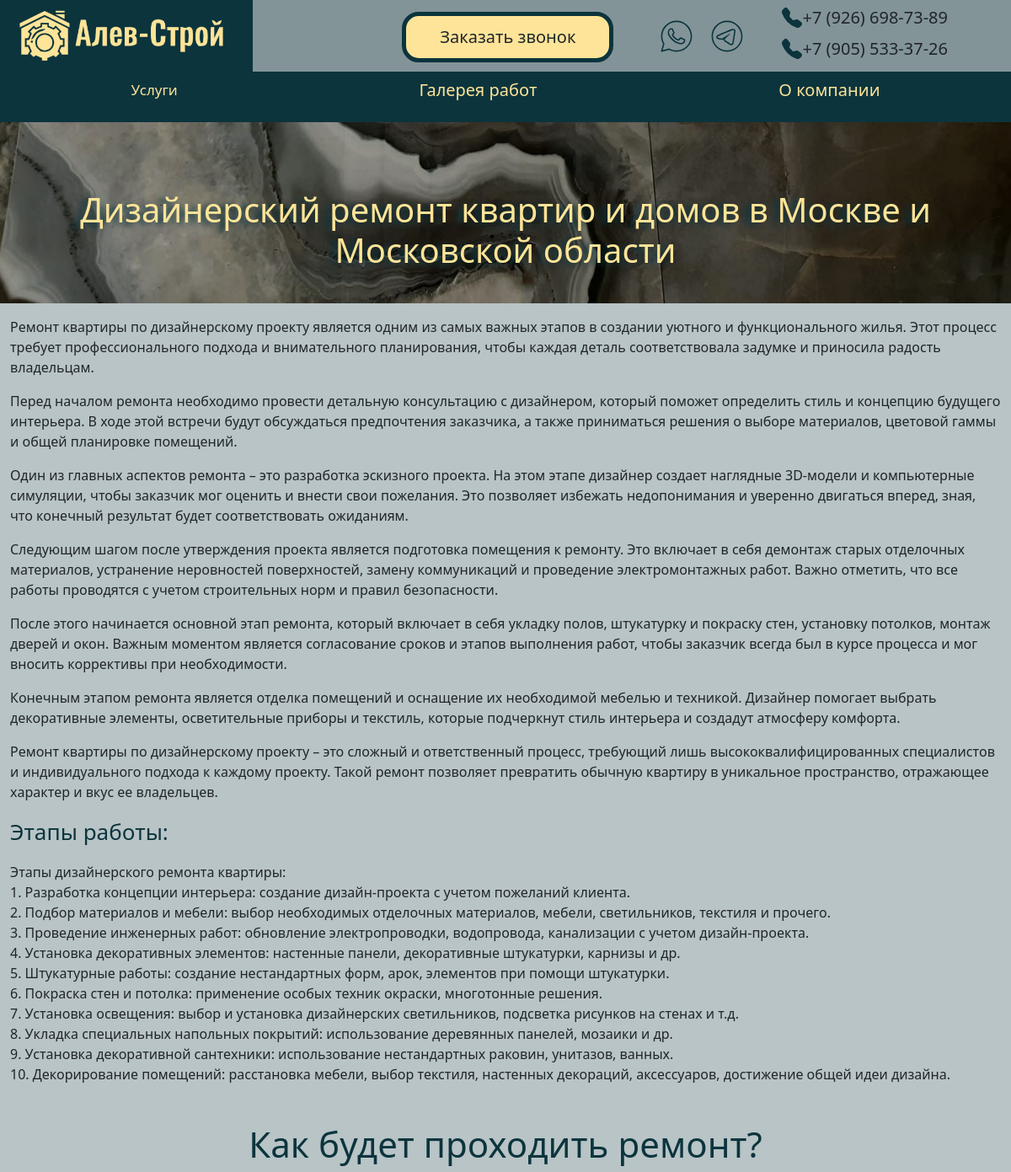
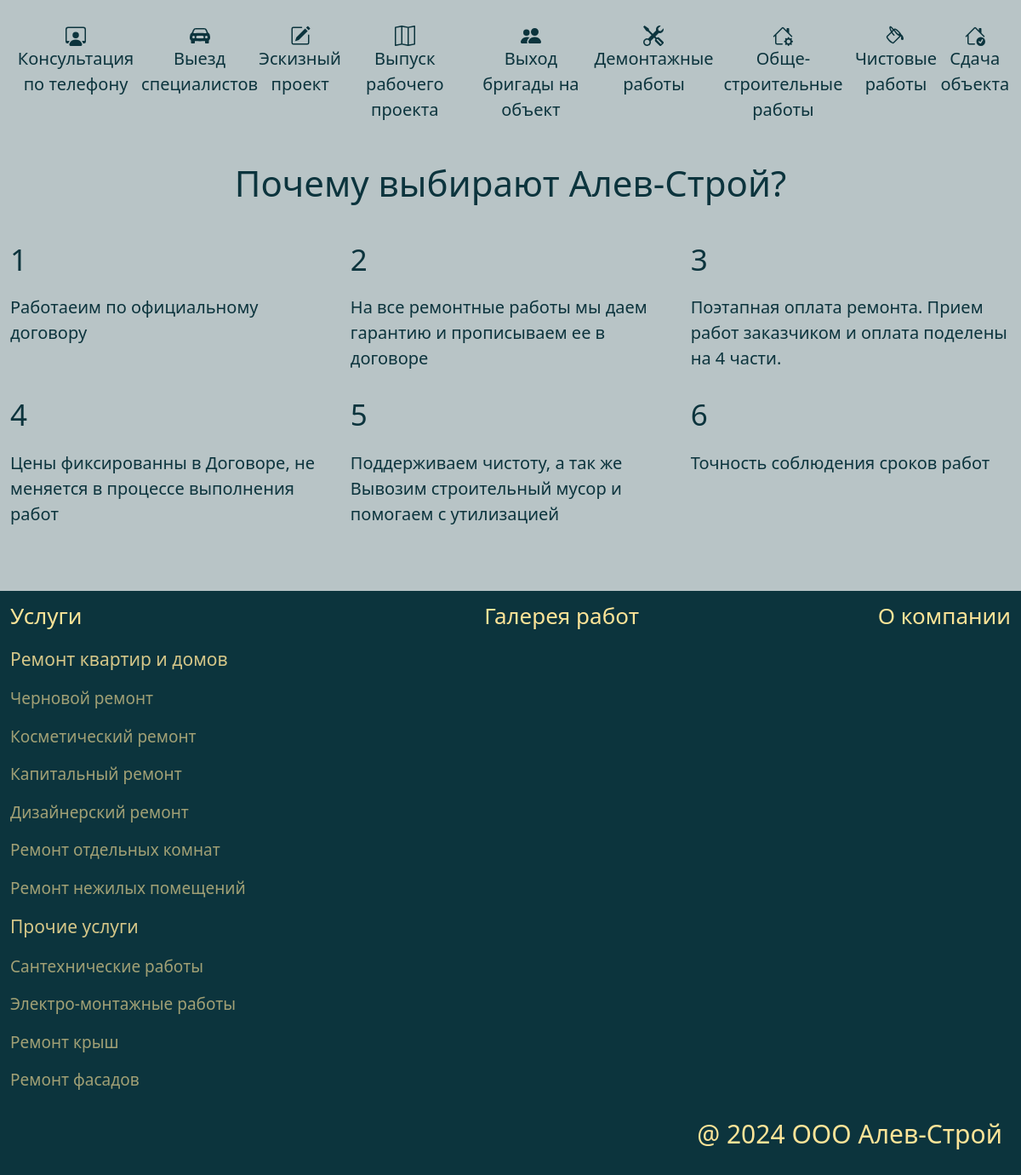
The app's page /alev/des with its own data (2 pictures, top to bottom).
### alev/models.py (models this page shows, shortened)
class Repair(models.Model):
    slug = models.SlugField()
    title = models.CharField(max_length=120)
    article = models.TextField(verbose_name='Текст')
    etap = models.TextField(verbose_name='Этапы работ')
    class Meta:
        verbose_name = 'Вид ремонта',
        verbose_name_plural = 'Виды ремонта'

### alev/views.py (the view, shortened to what this page needs)
# urls.py: path('alev/<slug>', views.Rem.as_view(), name='rem'),
class Rem(DetailView, FormMixin):
    model = Repair
    template_name = 'alev/rem.html'
    context_object_name = 'rem'
    form_class = CallForm
    def get_context_data(self, *, object_list=None, **kwargs):
        queryset = kwargs.pop('object_list', None)
        if queryset is None:
            self.object_list = self.model.objects.all()
        context = super(Rem, self).get_context_data(**kwargs)
        context['title'] = 'Алев-Строй'
        return context

### alev/templates/alev/rem.html (shortened to what this page needs)
{% extends 'alev/baze.html' %}
{% block content %}
<div class="page_h1">
<h1 class="page_rem">{{ rem.title }} квартир и домов в Москве и Московской области</h1>
</div>
<div class="container-xxl">
    <p>{{ rem.article|linebreaks }}</p>
</div>
<div class="container-xxl">
    <p class="name_etap">Этапы работы:</p>
    <p>{{ rem.etap|linebreaks }}</p>
</div>
{% endblock %}

### alev/static/alev/main.css (style rules this page uses)
body { background-color: rgba(12, 52, 61, 0.29); }
.page_h1 { background-image: url("/static/alev/index.jpeg"); background-repeat: no-repeat; background-size: 100%; background-position: bottom; height: 215px; }
.page_rem { text-align: center; padding: 80px; color: #fee498; text-shadow: -7px 2px 7px #0c343d; }
.name_etap { font-size: 26px; color: #0c343d; }

### records on screen
Repair: title "Дизайнерский ремонт", article "Ремонт квартиры по дизайнерскому проекту является одним из самых важных этапов в создании уютного и функционального жилья. Этот процесс требует профессионального подхода и внимательного планирования, чтобы каждая деталь соответствовала задумке и приносила радость владельцам. Перед началом ремонта необходимо провести детальную консультацию с дизайнером, который поможет определить стиль и концепцию будущего интерьера. В ходе этой встречи будут обсуждаться предпочтения заказчика, а также приниматься решения о выборе материалов, цветовой гаммы и общей планировке помещений. Один из главных аспектов ремонта – это разработка эскизного проекта. На этом этапе дизайнер создает наглядные 3D-модели и…", etap "Этапы дизайнерского ремонта квартиры: 1. Разработка концепции интерьера: создание дизайн-проекта с учетом пожеланий клиента. 2. Подбор материалов и мебели: выбор необходимых отделочных материалов, мебели, светильников, текстиля и прочего. 3. Проведение инженерных работ: обновление электропроводки, водопровода, канализации с учетом дизайн-проекта. 4. Установка декоративных элементов: настенные панели, декоративные штукатурки, карнизы и др. 5. Штукатурные работы: создание нестандартных форм, арок, элементов при помощи штукатурки. 6. Покраска стен и потолка: применение особых техник окраски, многотонные решения. 7. Установка освещения: выбор и установка дизайнерских светильников, подсветка…"
